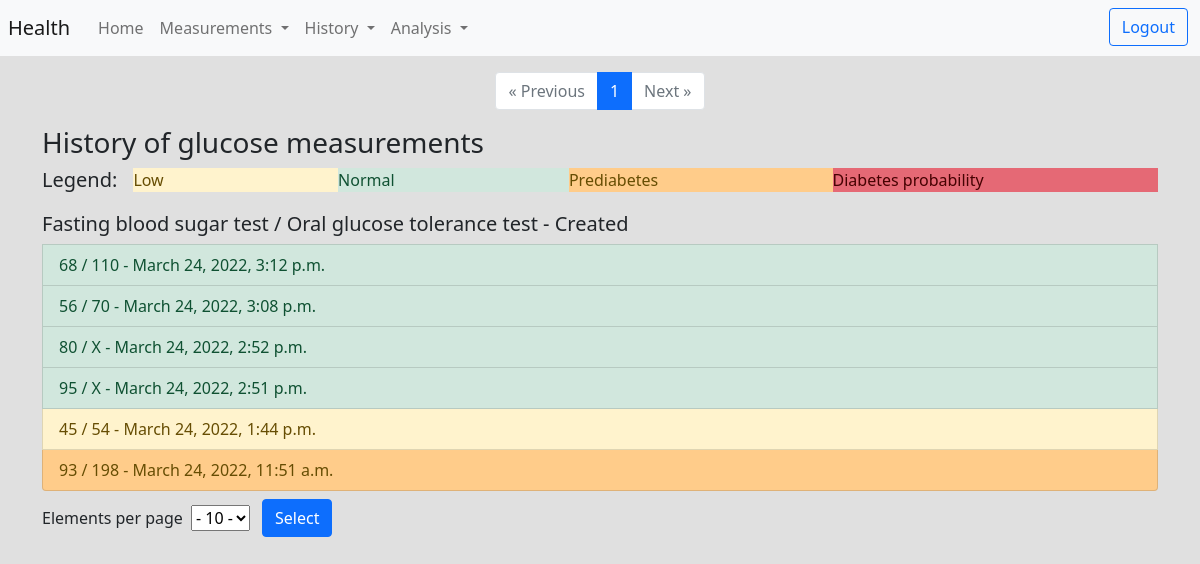
/history/glucose (signed in), run on an earlier commit of the app's database.
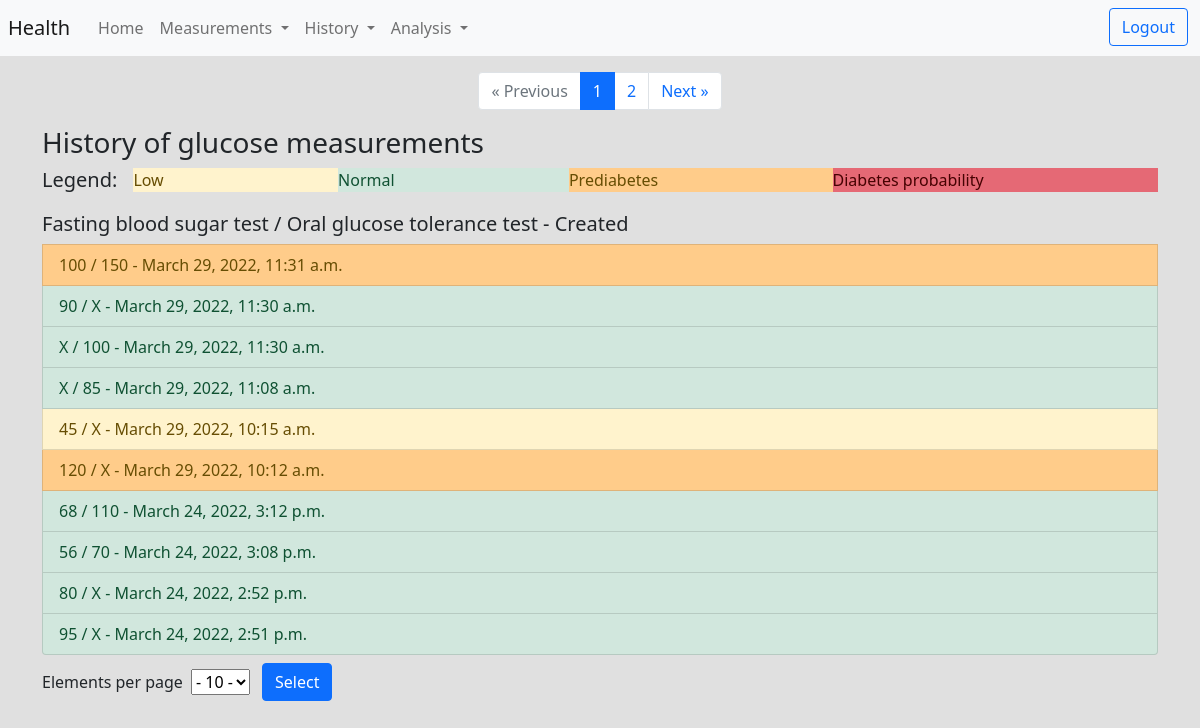
And on a later commit of the database.
### measurements/models.py (models this page shows, shortened)
class Glucose(Timestamp):
  user = models.ForeignKey("auth.User", on_delete=models.CASCADE, related_name="glucose")
  glucose_blood = models.FloatField(blank=True, null=True)
  glucose_oral = models.FloatField(blank=True, null=True)
  category = models.PositiveSmallIntegerField(default=GCategory.NORMAL)
  note = models.TextField(max_length=500, blank=True, null=True)

### history/views.py (the view)
# urls.py: path('glucose', GlucoseHistory, name='glucose_history'),
@login_required
def GlucoseHistory(request):
  user = request.user
  history = Glucose.objects.filter(user=user).order_by('-created')
  if request.method == 'POST' and request.POST.get('selected'):
      elem_on_page = int(request.POST.get('selected').strip('-'))
  if request.method == 'GET':
    try:
      elem_on_page = int(request.GET.get('elem'))
    except:
      elem_on_page = 10
  paginator = Paginator(history, elem_on_page)
  page_number = request.GET.get('page')
  page_obj = paginator.get_page(page_number)
  return render(request,
                'history/glucose.html',
                {'page_obj': page_obj,
                  'elem_on_page': elem_on_page,
                  'category': GCategory}
                )

### history/templates/history/glucose.html (shortened to what this page needs)
{% extends "base_history.html" %}
{% block in_body %}
    <div class="list-group">
      <h3>History of glucose measurements</h3>
      <div class="d-flex mb-1">
        <h5 class="me-3 my-0">Legend:</h5>
          <p class="list-group-item-warning flex-fill">Low</p>
          <p class="list-group-item-success flex-fill">Normal</p>
          <p class="list-group-item-height-warning flex-fill">Prediabetes</p>
          <p class="list-group-item-height-danger flex-fill">Diabetes probability</p>
      </div>
      <h5>Fasting blood sugar test / Oral glucose tolerance test - Created</h5>
      {% for h in page_obj %}
        {% if h.category == category.DIABETES %}
          <a href="{% url 'history:glucose_details' h.id %}" class="list-group-item list-group-item-height-danger">
        {% elif h.category == category.PREDIABETES %}
          <a href="{% url 'history:glucose_details' h.id %}" class="list-group-item list-group-item-height-warning">
        {% elif h.category == category.LOW %}
          <a href="{% url 'history:glucose_details' h.id %}" class="list-group-item list-group-item-warning">
        {% else %}
          <a href="{% url 'history:glucose_details' h.id %}" class="list-group-item list-group-item-success">
        {% endif %}
            {% if h.glucose_blood %}
              {{ h.glucose_blood|floatformat }} /
            {% else %}
              X /
            {% endif %}
            {% if h.glucose_oral %}
              {{ h.glucose_oral|floatformat }}
            {% else %}
            X
            {% endif %}
              - {{ h.created }}
          </a>
      {% endfor %}
    </div>
{% endblock %}

What changed in the data, as far as the page shows it:
removed Glucose: glucose_blood "45", glucose_oral "54", created "March 24, 2022, 1:44 p.m."
no longer on this page (row unchanged): Glucose: glucose_blood "93", glucose_oral "198", created "March 24, 2022, 11:51 a.m."
added Glucose: glucose_blood "100", glucose_oral "150", created "March 29, 2022, 11:31 a.m."
added Glucose: glucose_blood "90", shows "X", created "March 29, 2022, 11:30 a.m."
added Glucose: shows "X /", glucose_oral "100", created "March 29, 2022, 11:30 a.m."
added Glucose: shows "X /", glucose_oral "85", created "March 29, 2022, 11:08 a.m."
added Glucose: glucose_blood "45", shows "X", created "March 29, 2022, 10:15 a.m."
added Glucose: glucose_blood "120", shows "X", created "March 29, 2022, 10:12 a.m."
Also different on the page:
new list line: "2"
